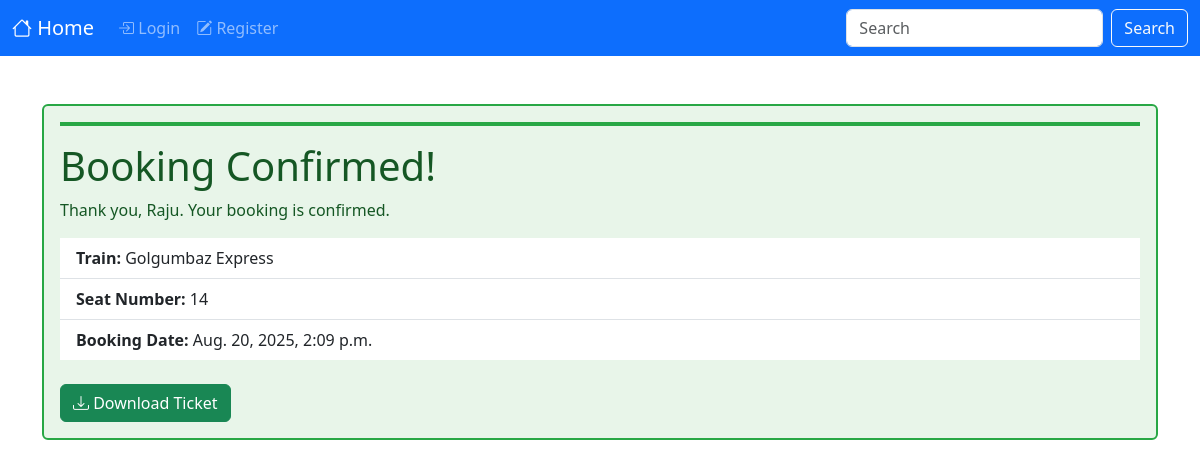
Screenshot of /booking_confirmation/56/ with the database file from the repository.
### enquiry/models.py (models this page shows, shortened)
class Booking(models.Model):
    train = models.ForeignKey(Train, on_delete=models.CASCADE)
    passenger_name = models.CharField(max_length=100)
    email = models.EmailField()
    seat_number = models.PositiveIntegerField()
    booking_date = models.DateTimeField(auto_now_add=True)
    is_cancelled = models.BooleanField(default=False)

class Train(models.Model):
    SEAT_CATEGORY_CHOICES = [
        ('SL', 'Sleeper'),
        ('FC', 'First Class'),
        ('SC', 'Second Class'),
        ('1T', '1st Tier'),
    ]
    STATUS_CHOICES = [
        ('On Time', 'On Time'),
        ('Delayed', 'Delayed'),
        ('Cancelled', 'Cancelled'),
    ]
    train_number = models.CharField(max_length=10, unique=True)
    name = models.CharField(max_length=100)
    source = models.CharField(max_length=100)
    destination = models.CharField(max_length=100)
    departure_time = models.TimeField()
    arrival_time = models.TimeField()
    total_seats = models.PositiveIntegerField(default=50)
    available_seats = models.PositiveIntegerField(default=50)
    is_cancelled = models.BooleanField(default=False)
    sleeper_price = models.DecimalField(max_digits=8, decimal_places=2, default=100)
    first_class_price = models.DecimalField(max_digits=8, decimal_places=2, default=200)
    second_class_price = models.DecimalField(max_digits=8, decimal_places=2, default=150)
    first_tier_price = models.DecimalField(max_digits=8, decimal_places=2, default=300)
    status = models.CharField(max_length=20, choices=STATUS_CHOICES, default='On Time')

### enquiry/views.py (the view)
# urls.py: path('booking_confirmation/<int:booking_id>/', views.booking_confirmation, name='booking_confirmation'),
def booking_confirmation(request, booking_id):
    booking = get_object_or_404(Booking, id=booking_id)
    return render(request, 'enquiry/booking_confirmation.html', {'booking': booking})

### enquiry/templates/enquiry/booking_confirmation.html (shortened to what this page needs)
<!DOCTYPE html>
<html lang="en">
<head>
    <link href="https://cdn.jsdelivr.net/npm/bootstrap@5.0.2/dist/css/bootstrap.min.css" rel="stylesheet">
    <link href="https://cdn.jsdelivr.net/npm/bootstrap@5.3.0/dist/css/bootstrap.min.css" rel="stylesheet">
    <link rel="stylesheet" href="https://cdn.jsdelivr.net/npm/bootstrap-icons@1.10.5/font/bootstrap-icons.css">
</head>
<body>
<nav class="navbar navbar-expand-lg navbar-dark bg-primary">
    <div class="container-fluid">
        <a href="{% url 'index' %}" class="navbar-brand">
            <i class="bi bi-house"></i> Home
        </a>
        <div class="collapse navbar-collapse" id="navbarCollapse2">
            <div class="navbar-nav">
                {% if user.is_authenticated %}
                <a href="{% url 'booked_tickets' %}" class="nav-item nav-link">
                    <i class="bi bi-ticket-perforated"></i> Booked Tickets
                </a>
                <a href="{% url 'search_trains' %}" class="nav-item nav-link">
                    <i class="bi bi-search"></i> Search Trains
                </a>
                <a href="{% url 'train_portfolio' %}" class="nav-item nav-link">
                    <i class="bi bi-speedometer2"></i> Train Portfolio
                </a>
                <a href="{% url 'contact' %}" class="nav-item nav-link">
                    <i class="bi bi-envelope"></i> Contact
                </a>
                {% else %}
                <a href="{% url 'login' %}" class="nav-item nav-link">
                    <i class="bi bi-box-arrow-in-right"></i> Login
                </a>
                <a href="{% url 'register' %}" class="nav-item nav-link">
                    <i class="bi bi-pencil-square"></i> Register
                </a>
                {% endif %}
            </div>
            <form class="d-flex ms-auto">
                <input type="text" class="form-control me-sm-2" placeholder="Search">
                <button type="submit" class="btn btn-outline-light">
                    Search
                </button>
            </form>
        </div>
    </div>
</nav>
<div class="container mt-5">
    <div class="alert alert-confirmation">
        <div class="highlight-line"></div>
        <h1 class="alert-heading">Booking Confirmed!</h1>
        <p class="mb-0">Thank you, {{ booking.passenger_name }}. Your booking is confirmed.</p>
        <ul class="list-group list-group-flush mt-3">
            <li class="list-group-item"><strong>Train:</strong> {{ booking.train.name }}</li>
            <li class="list-group-item"><strong>Seat Number:</strong> {{ booking.seat_number }}</li>
            <li class="list-group-item"><strong>Booking Date:</strong> {{ booking.booking_date }}</li>
        </ul>
        <a href="{% url 'download_ticket' booking.id %}" class="btn btn-success mt-4">
            <i class="bi bi-download"></i> Download Ticket
        </a>
    </div>
</div>
</body>
</html>

### enquiry/templates/enquiry/booking_confirmation.html (style rules this page uses)
.alert-confirmation { border: 2px solid #28a745; background-color: #e8f5e9; color: #155724; }
.alert-confirmation .highlight-line { height: 4px; background-color: #28a745; margin-bottom: 1rem; }

### rows the page displays
Booking: passenger_name "Raju", train.name "Golgumbaz Express", seat_number "14", booking_date "Aug. 20, 2025, 2:09 p.m."
